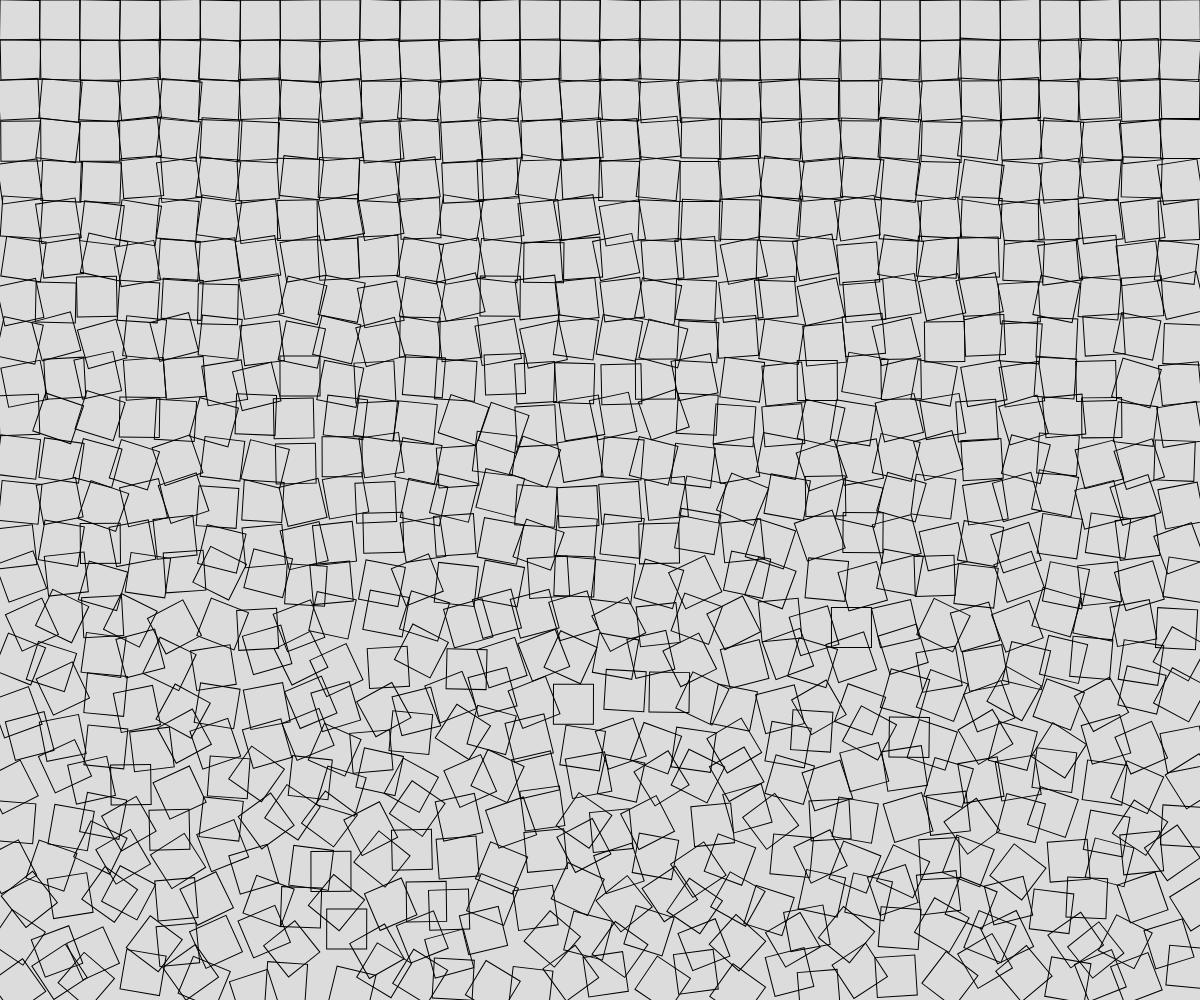
Frame 1 (no input)
Frame 60 (no input): identical to frame 1, image omitted
Frame 120 (the mouse pressed at the canvas centre since frame 60): identical to frame 1, image omitted

The p5.js sketch that drew this single still picture (run headless with seeded random() and noise() and a simulated clock; from frame 60 on, the mouse is pressed at the canvas centre):

// p5.js sketch
// ── sketch.js
// Project Title
// Your Name
// Date
//
// Extra for Experts:
// - describe what you did to take this project "above and beyond"

let gridspace = 40;



function setup() {
  createCanvas(windowWidth, windowHeight);
  rectMode(CENTER);
  background(220);
  angleMode(DEGREES);
  noFill();
  drawdistort();

}

function draw() {
}


function drawdistort(){
  for (let x = gridspace/2; x < width; x += gridspace){
    for (let y = gridspace/2; y < height; y += gridspace){
      push();

      translate(x,y);
      let ramount = map(y,0,height,1,45);
      rotate (random(-ramount,ramount));

      let offset = map(y,0,height,0,15)

      square(random(-offset,offset),random(-offset,offset),gridspace);
      pop();
    }

}
}
